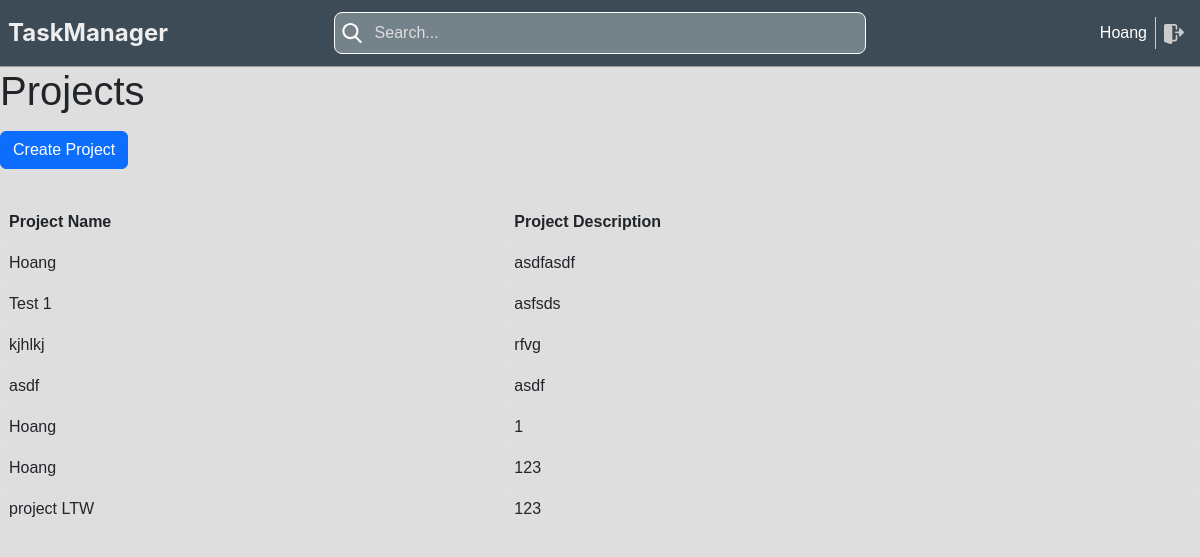
/projects/ (signed in), run on the app's committed database.
### task_management/models.py (models this page shows, shortened)
class User(db.Model, UserMixin):
    __tablename__ = 'user'
    id = db.Column(db.Integer, primary_key=True)
    name = db.Column(db.String(100))
    username = db.Column(db.String(100), nullable=False)
    password_hashed = db.Column(db.String(100), nullable=False)
    active = db.Column(db.Boolean, default=True)
    phone = db.Column(db.String(100))
    email = db.Column(db.String(100))
    created_at = db.Column(db.DateTime, default=db.func.current_timestamp())
    updated_at = db.Column(db.DateTime, default=db.func.current_timestamp())
    create_uid = db.Column(db.Integer, default=0)
    write_uid = db.Column(db.Integer, default=0)
    is_admin = db.Column(db.Boolean, default=False)
    db.UniqueConstraint(username, email)
    @property  # Decorator này dùng để tạo ra một thuộc tính giả
    def password(self):
        if self.password_hashed is not None:
            return None
        return self.password

class Project(db.Model):
    __tablename__ = 'project'
    id = db.Column(db.Integer, primary_key=True)
    name = db.Column(db.String(255))
    description = db.Column(db.Text)
    status = db.Column(db.String(100))
    active = db.Column(db.Boolean, default=True)
    sequence = db.Column(db.Integer)
    manager_id = db.Column(db.Integer, db.ForeignKey('user.id'))
    date_start = db.Column(db.Date)
    date_end = db.Column(db.Date)
    created_at = db.Column(db.DateTime, default=db.func.current_timestamp())
    updated_at = db.Column(db.DateTime, default=db.func.current_timestamp())
    create_uid = db.Column(db.Integer, default=0)
    write_uid = db.Column(db.Integer, default=0)
    tasks = db.relationship('Task', backref='project')
    progress = db.Column(db.Float)

### task_management/project/views.py (the view)
@project_blueprint.route('/', methods=['POST', 'GET'])
@login_required
def projects():
    projects = Project.query.all()
    return render_template('project_list.html', projects=projects, view_type='list')

### task_management/models.py (called while the page is built)
@login_manager.user_loader
def load_user(user_id):
    return User.query.get(int(user_id))

### task_management/routes.py (called while the page is built)
def login_required(f):
    @wraps(f)
    def decorated_function(*args, **kwargs):
        if not current_user.is_authenticated:
            return redirect(url_for('login'))
        return f(*args, **kwargs)
    return decorated_function

### task_management/project/templates/project_list.html
{% extends 'base.html' %}
{% block content %}
    <h1>Projects</h1>
    <button class="btn btn-primary my-2" onclick="window.location.href='/projects/new'">Create Project</button>
    <table class="table table-bordered table-hover mt-4">
        <thead class="thead-dark">
            <tr>
                <th>Project Name</th>
                <th>Project Description</th>
            </tr>
        </thead>
        <tbody>
            {% for project in projects %}
                <tr>
                    <td>{{ project.name }}</td>
                    <td>{{ project.description }}</td>
                </tr>
            {% endfor %}
        </tbody>
    </table>
{% endblock %}

### task_management/templates/header.html (shortened to what this page needs)
<div class="header"
     style="width: 100%">
    <div class="header-icon">
        <a href="/">
            TaskManager
        </a>
    </div>
    <div class="search-bar">
        <input name="searchbar" id="searchbar"
               class="search-input"
               type="text"
               name=""
               placeholder="Search..." onchange="searchTask(this.value)">
    </div>
    <div class="User d-flex justify-content-end align-items-center" style="flex: 1">
        <span style="margin-left: 10px" style="color: #ccc">
          <a style="color: white" href="/users/{{ current_user.id }}">
                        {{ current_user.name }}
          </a>
        </span>
        <a href="{{ url_for('logout') }}" class="logout">
        </a>
    </div>
</div>

### task_management/static/css/styles.css (style rules this page uses)
body { font-family: Arial, sans-serif; background-color: #dedede; margin: 0; padding: 0; }
a { text-decoration: none; color: black; }

### task_management/static/css/default.css (style rules this page uses)
:root { --sidebar-width: 250px; --header-height: 67px; }
* { box-sizing: border-box; }
.header { display: flex; align-items: center; justify-content: center; padding: 0 8px; background-color: #3d4b56; border-bottom: 1px solid #999; height: 67px; }

### data on the page
User: name "Hoang"
Project: name "Hoang", description "asdfasdf"
Project: name "Test 1", description "asfsds"
Project: name "kjhlkj", description "rfvg"
Project: name "asdf", description "asdf"
Project: name "Hoang", description "1"
Project: name "Hoang", description "123"
Project: name "project LTW", description "123"
